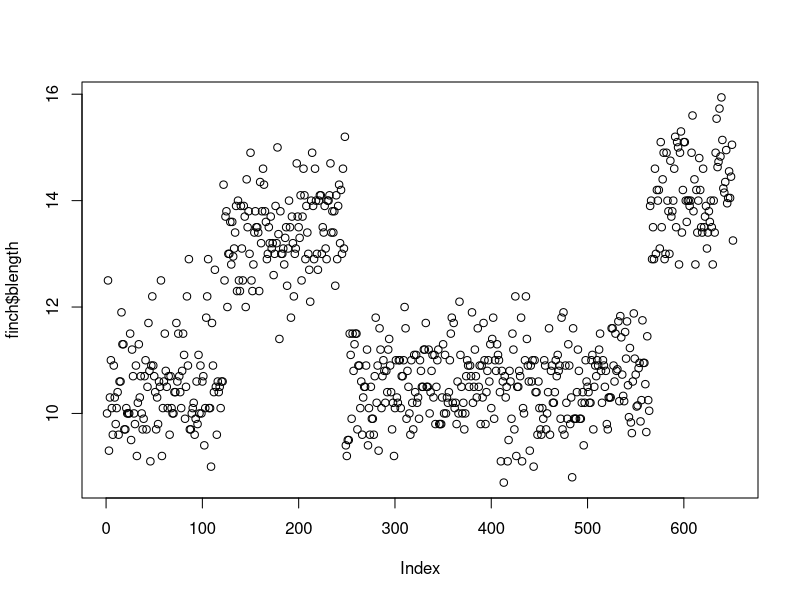
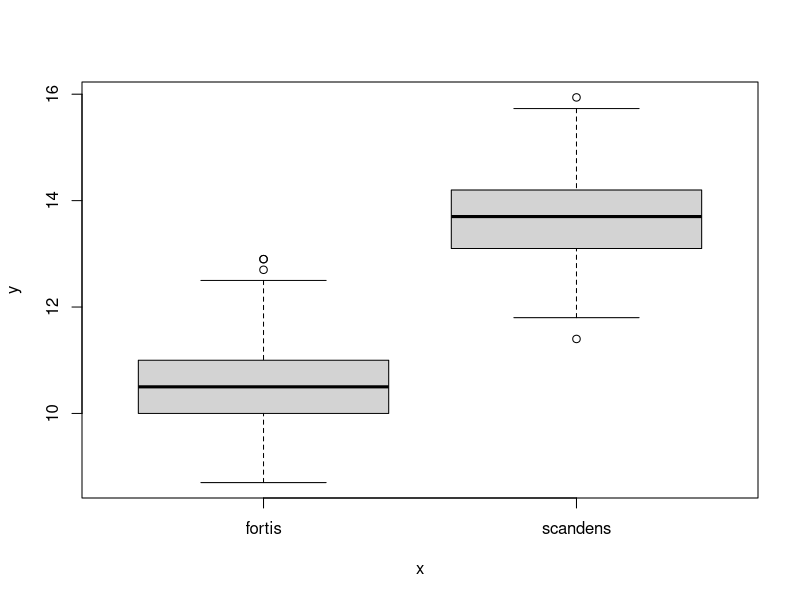
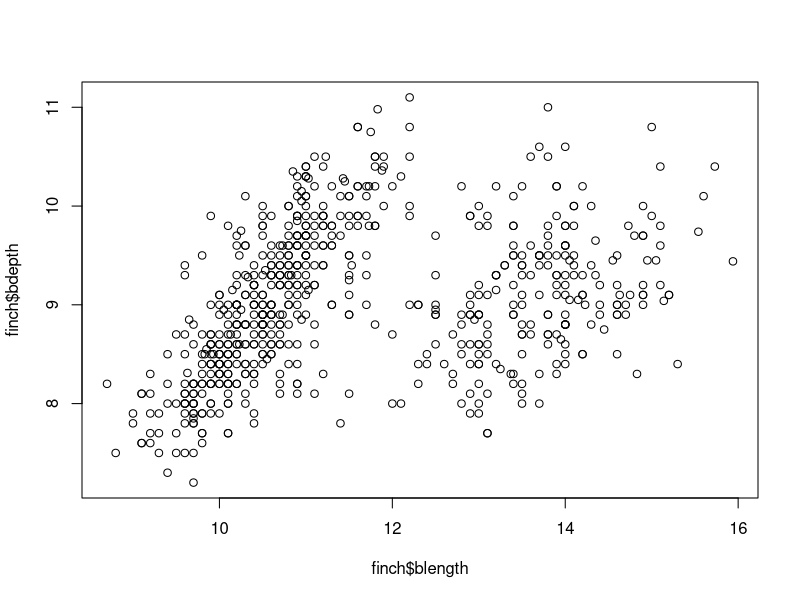
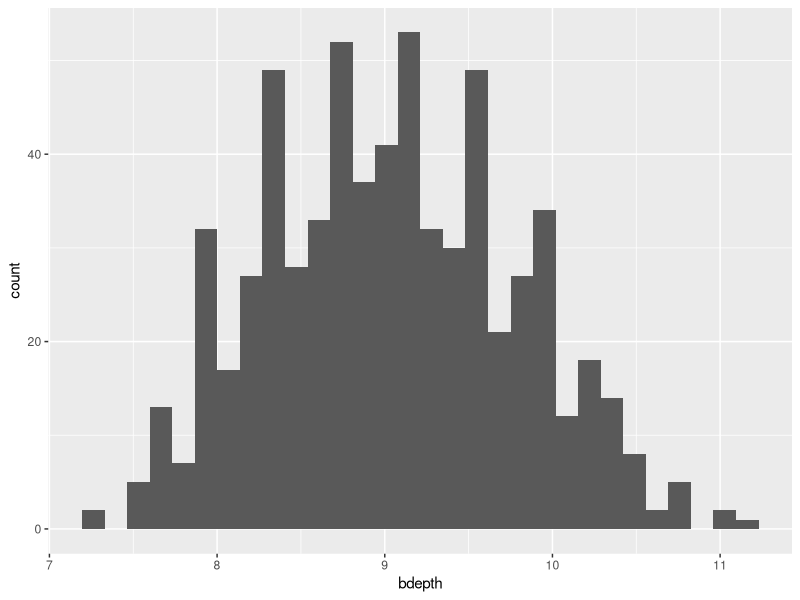
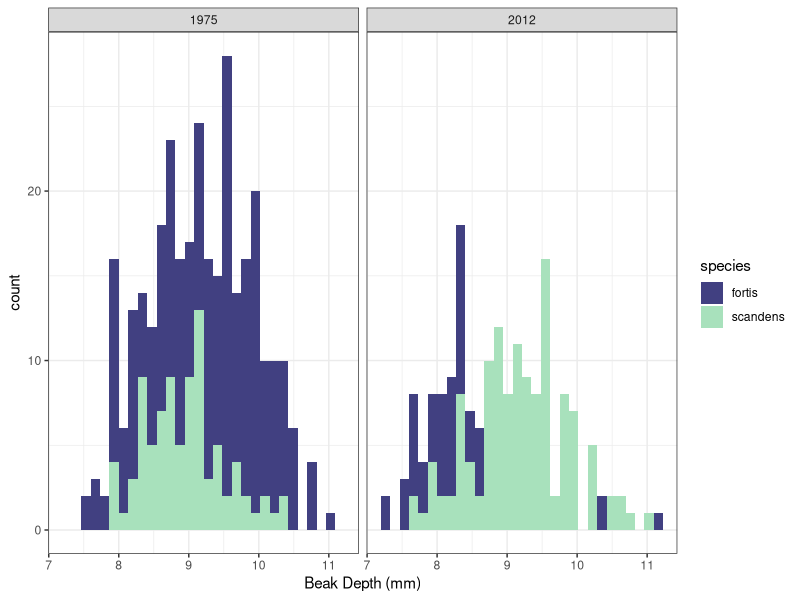
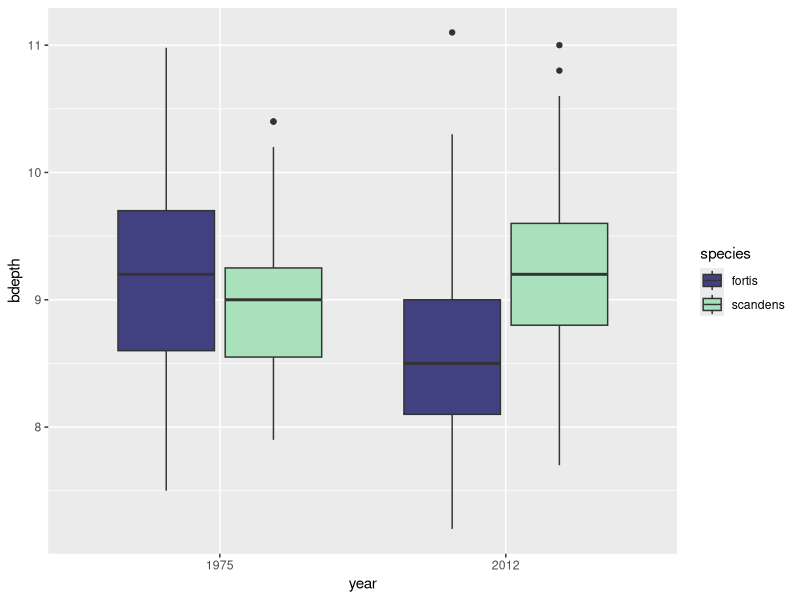
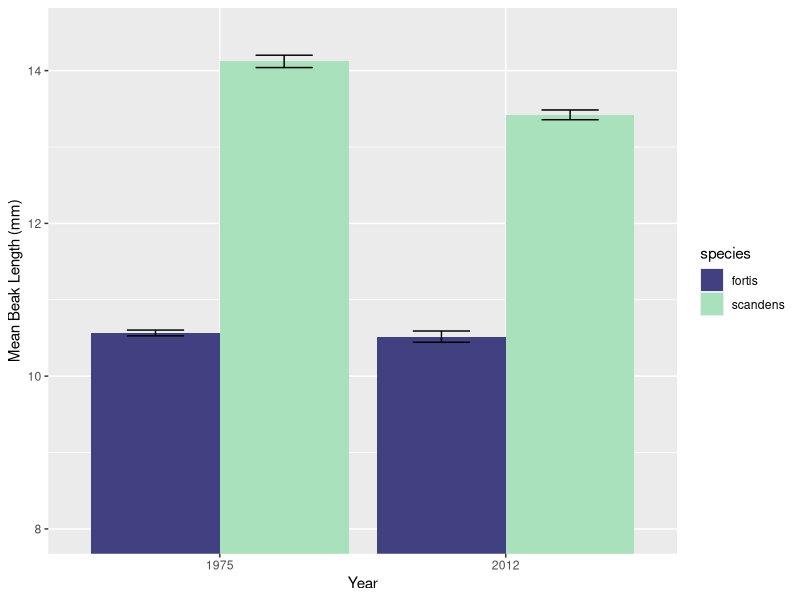
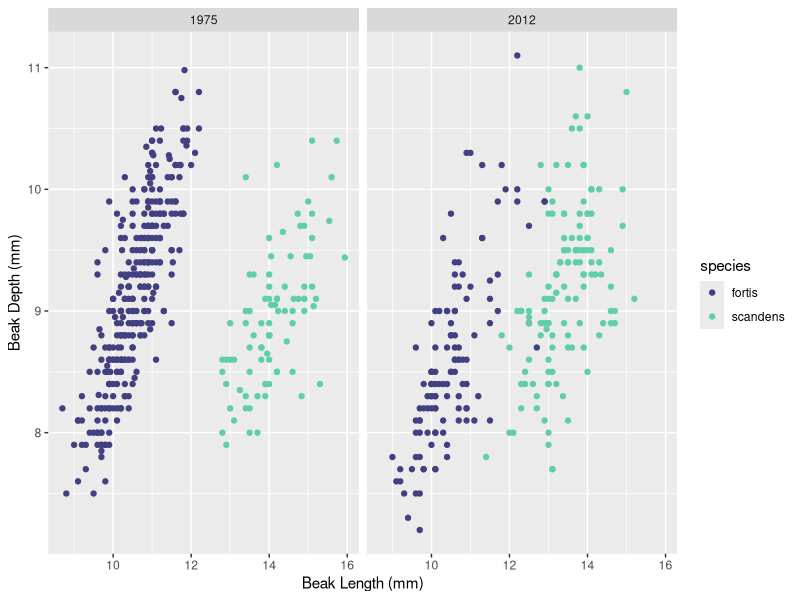

These charts were generated, in order, by the following R code:
# Ivy Zipp
# Homework 2
library(tidyverse)

finch <- read.csv("data/galapago-finches.csv",
                  stringsAsFactors = TRUE)

# problem 1 ####
# 1.1
names(finch)

# 1.2
# "year" and "band"

# 1.3
str(finch)

# 1.4
# column 3 / "species"
# 2 levels
# "fortis" and "scandens"

# 1.5
# integer

# 1.6
as_tibble(finch)

# 1.7
select(finch, "year")

# 1.8
distinct(finch, year, species)
  
# problem 2 ####
# 2.1
plot(finch$blength)

# 2.2
# The points are in four groups, with two groups of shorter beaks and two groups of longer beaks. These two groups likely correlate to the two species of finch studied. It seems that different numbers of each species were studied in 1975 and 2012 because one of the shorter beak groups is larger than the other. I don't see any clearly concerning data points, but if the data was grouped by species instead of year it might be easier to tell. 

# 2.3
plot(finch$species, finch$blength)

# 2.4
# The fortis species have shorter beaks, with an average around 10.5 mm. The scandens species have longer beaks, with an average just bellow 14 mm. The standard deviations of both species' data appear similar, as do their ranges.

# 2.5
plot(finch$blength, finch$bdepth)

# 2.6
# The two species are fairly distinct, with the fortis points on the left and scandens on the right. The fortis have a wider range of beak depths and a clearer positive correlation of beak length to depth. The scandens also appear to trend toward deeper beaks as length increases, but there is higher variance. 

# problem 3 ####
# 3.1 
filter(finch, blength >= 15)

# 3.2
# 15

# 3.3
filter(finch, species == "fortis",
       bdepth < 8)
# 35

# 3.4
filter(finch, blength == 10 |
         blength == 12)
# 3.5
finch_year <- finch|>
  mutate(year = factor(year,
                       levels = c("1975", "2012")))

as_tibble(finch_year)

# 3.6 
finch_year_means <- finch_year|>
  group_by(species, year)|>
  summarize(l_avg = mean(blength),
            l_sd = sd(blength),
            l_n = n())|>
  mutate(l_se = l_sd / sqrt(l_n))|>
  ungroup()

finch_year_means  

# problem 4 ####
# 4.1
ggplot(finch,
       aes(x = bdepth))+
  geom_histogram(position = "identity",
                 alpha = 2)

# 4.2
ggplot(finch,
       aes(x = bdepth,
           fill = species))+
  geom_histogram(position = "identity",
                 alpha = 2)+
  facet_wrap(~year)+
  labs(x = "Beak Depth (mm)")+
  scale_fill_viridis_d(option = "mako",
                       begin = 0.3,
                       end = 0.9)+
  theme_bw()

# 4.3
ggplot(finch_year,
       aes(x= year,
           y = bdepth,
           fill = species))+
  geom_boxplot()+
  scale_fill_viridis_d(option = "mako",
                       begin = 0.3,
                       end = 0.9)

# 4.4
ggplot(finch_year_means,
       aes( x = year,
            fill = species,
            y = l_avg,
            ymin = l_avg - l_se,
            ymax = l_avg + l_se))+
  geom_col(position = "dodge") +
  geom_errorbar(position = position_dodge(0.9),
                width = 0.4)+
  scale_fill_viridis_d(option = "mako",
                       begin = 0.3,
                       end = 0.9)+
  labs(y = "Mean Beak Length (mm)",
       x = "Year")+
  coord_cartesian(ylim = c(8, 14.5))

# 4.5
ggplot(finch_year, 
       aes(x = blength,
           y = bdepth,
           color = species))+
  geom_point()+
  facet_wrap(~year)+
  scale_color_viridis_d(option = "mako",
                        begin = 0.3,
                        end = 0.8)+
  labs(x = "Beak Length (mm)",
       y = "Beak Depth (mm)")

